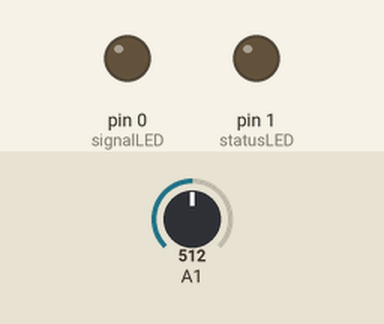
The sketch below on a simulated Arduino Uno, built with avr-gcc and run on an emulated ATmega328P. Parts: output pins drawn as LEDs (lit = HIGH). The inputs (shaded band) are chosen by the test bench; at power-on: A1 = 512.

Above: at 0.38 s.
At 1.18 s:
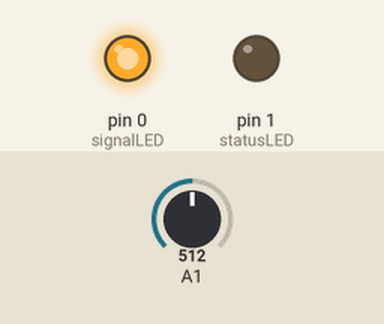
At 3.74 s:
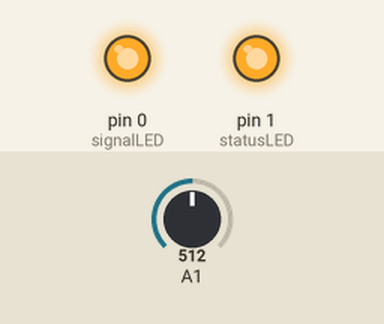
At 6.31 s:
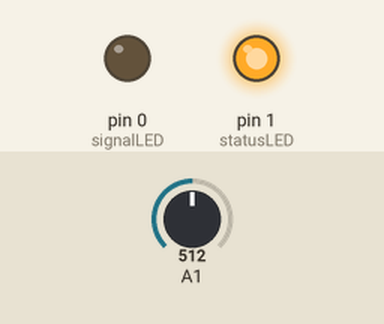
Timing chart, 0 to 6.7 s (numbered marks = the images above):
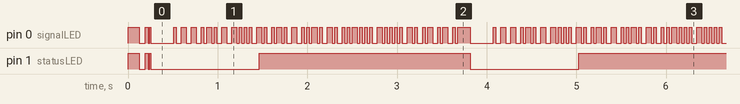

The sketch:

ArduLink.ino
```cpp
// 0.0.1 early functionality
// character builder reset also resets packetizer (means something was mangled)
#include <Arduino.h>

#undef RECEIVE
#define TINY
#undef UNO

#undef DEBUG
#undef DEBUG0

#define PULSEWIDTH 100
#define PULSEGAP 100
#define PULSEFRAME 1000

#ifdef UNO
#include <Serial.h>
int semicycle=26;
int statusLED=4;
int sensorPin=2; //we need an interrupt
int signalLED=3;
int switchPin=7;
#endif

#ifdef TINY
int semicycle=28;
int statusLED=1;
int signalLED=0;
int sensorPin=3;
int switchPin=4;
#endif

int cycle=semicycle*2;
int jitter=semicycle/4;


#ifdef RECEIVE
unsigned long int t0; //previous transition
unsigned long int t=0;    //current transition
unsigned char incoming=0;
boolean packetAvailable=false;
unsigned char packetLength;
char incomingBuffer[256];
#endif

void selfTest(){
  unsigned short int t=128;
  boolean state=true;
  while (t>0){
    digitalWrite(statusLED,state);
    digitalWrite(signalLED,state);
    delay(t);
    state=!state;
    t/=2;
#ifdef DEBUG
    Serial.print(t);
    Serial.print(" ");
#endif
  }

}

void setup(){
  #ifdef UNO
  Serial.begin(57600);
  #endif
  pinMode(statusLED,OUTPUT);
  pinMode(signalLED,OUTPUT);
  pinMode(switchPin,INPUT);
  digitalWrite(switchPin,HIGH);
  pinMode(sensorPin,INPUT);
  selfTest();
  #ifdef RECEIVE
  attachInterrupt(0,crossover,CHANGE);
  #endif
}


#ifdef RECEIVE
void crossover(){ //ISR for sensor pin change
  static unsigned char state=0;
  static unsigned int bitcount=0;
  static boolean resetOccurred=false; //did the character builder reset at some point?
  unsigned long int deltaT; //watch out for the datatype size

  int tmp;

  t0=t;
  t=millis();
  deltaT=t-t0;
  if (deltaT>cycle*2) {
    state=0;
    resetOccurred=true;
    #ifdef DEBUG
    Serial.print(deltaT);
    Serial.println("delay, char builder reset.");
    #endif
  } //autoreset after a silence: assume sender has died
#ifdef DEBUG0
  Serial.print(deltaT);
  Serial.print("  ");
  Serial.print(state);
  Serial.print("  ");
#endif
  switch(state) {

  case 0:
    bitcount=0;
    state=1;
    break;

  case 1:
    //one her short pulse
    if (abs(deltaT-semicycle)<jitter){
      state=2;
    }
    break;

  case 2: //begin with actual data
    tmp=deltaT-semicycle;
#ifdef DEBUG0
    Serial.print(" ");
#endif
    if(abs(tmp)<jitter){ //semiperiod, we have read a 1
#ifdef DEBUG0
      Serial.print(1);
#endif
      incoming = (incoming<<1) | 1; //global var, the character being built
      bitcount++;
      state=3;
    }
    else if (abs(tmp-semicycle)<jitter) { //full period, we have read a 0, we are ready for the next symbol
#ifdef DEBUG0
      Serial.print(0);
#endif
      incoming = (incoming<<1);
      bitcount++;
      state=2;
    }
    else{
      resetOccurred=true;
      state=0; //decoding failed, go back to zero
    }
    break;

  case 3: //if we have read a one, there will be one more transition inside the symbol
    if(abs(tmp)<jitter){ //semiperiod
      state=2;
    }
    else{
      resetOccurred=true;
      state=0;
    } //decoding failed
    break;

  default:
    #ifdef DEBUG
    Serial.print("Oy vey!");
    #endif
    break;
  }
  if (bitcount==8){
#ifdef DEBUG
    Serial.println();
    Serial.print("read = ");
    Serial.print(incoming,DEC);
    Serial.println();
#endif
    bitcount=0;
    //state=2;
    processCharacter(incoming, deltaT,resetOccurred); //call the packet builder
    resetOccurred=false; //if we have gotten so far, we have a successful character, so no reset.
    incoming=0; //not strictly useful, no...
  }
#ifdef DEBUG0
  Serial.println();
#endif
}

void processCharacter(char c, int deltaT, boolean resetOccurred){
  static unsigned char state=0;
  static unsigned char checksum=0;
  static unsigned char incomingCharIdx=0;

#ifdef DEBUG
  Serial.print(state);
  Serial.print(" ");
  Serial.print(c,DEC);
  Serial.print(" ");
  Serial.print(incomingCharIdx);
  Serial.print(" ");
  Serial.print(checksum);
  Serial.println();
#endif

  //Reset packet building if the transition is arriving after a "long" time
  //each byte is one whole cycle
  if (resetOccurred || (deltaT>cycle*16)){
    state=0;
    checksum=0;
    #ifdef DEBUG
    Serial.print("Packetizer reset deltaT= ");
    Serial.println(deltaT);
    Serial.print("  >>");
    Serial.print(incomingBuffer);
    Serial.println("<<");
    #endif
  }

  checksum+=c;
  switch (state){

  case 0:
    packetAvailable=false;
    incomingCharIdx=0;
    //first byte is packet length
    packetLength=c;
    state=1;
    break;

  case 1:
    state=2; //second byte is parity
    break;

  case 2:
    incomingBuffer[incomingCharIdx++]=c; //write character into buffer
    if (incomingCharIdx==packetLength) {
      if (checksum==0){
        packetAvailable=true;
        incomingBuffer[incomingCharIdx]=0; //courtesy zero terminate, a valid string
        state=0;
      }
      else{
        state=0;
      }
    }
    break;
  }

}
#endif

void status(unsigned char c){
  unsigned int t=millis();
  unsigned short int t1=t%128;
  if((1<<((t/128)%8))&c){ //true if this timeslot is a "true" one
    if (t1>16 && t1<248){
      digitalWrite(statusLED,HIGH);
    }
  }
  else if (t1>112 && t1<144){
    digitalWrite(statusLED,HIGH);
  }
  else {
    digitalWrite(statusLED,LOW);
  }
}


void signal(boolean value){
  static boolean boyd = true;
  static unsigned long int t=millis();
  if (value==false) boyd=false;
  digitalWrite(signalLED,boyd);
  /*
  Serial.print("-------------------");
   Serial.print(millis()-t,DEC);
   Serial.print(" ");
   t=millis();
   */
  #ifdef debug0
  Serial.println(boyd?"1":"0");
  #endif

  boyd = !boyd;

}

void send_start(){
  signal(true); //HIGH
  delay(semicycle); //state 1
  signal(true); //LOW
  delay(semicycle);
  //end with lamp off
}

void send(unsigned char c){
  static boolean lampstate=false;
#ifdef DEBUG
  Serial.print(c,DEC);
  Serial.print(" ");
  Serial.print(c,BIN);
  Serial.print(" ");
  Serial.print(" ");
#endif
  for(int i=7;i>=0;i--){
    if(c & (1<<i)){ //the ith bit is set we need to flip at the beginning of the symbol
      lampstate = !lampstate;
      signal(true);
#ifdef DEBUG
      Serial.print(1);
#endif
    }
    else {
#ifdef DEBUG
      Serial.print(0);
#endif
    }

    delay(semicycle); //wait another half cycle
    lampstate = !lampstate;
    signal(true);
    delay(semicycle);
  }
#ifdef DEBUG
  Serial.println();
#endif

  //digitalWrite(signalLED,LOW); //conclude the character
  //digitalWrite(statusLED,LOW);

}

void send1(unsigned char c){
  send_start();
  send(c);
}

void sends(char *s){
  //requires call to send_start() beforehand. Or nothing will work.
  digitalWrite(statusLED,HIGH);
  for (int i = 0; s[i] != 0; i++){
    send(s[i]);
  }
  delay(cycle*2);
  signal(LOW);
  digitalWrite(statusLED,LOW);
}

/*
Packet structure

 [LEN][PAR][DATA][DATA][DATA...]

 LEN is the number of bytes in the data. It does not include LEN and PAR
 PAR is the parity of the whole packet including LEN. A valid packet must XOR to zero
 DATA is up to 256 data bytes

 [003 [   ] [00
 */

void sendPacket(char *s){
  unsigned char len=0;
  unsigned char checksum=0;
  //count the characters in s and accumulate checksum by XORing values

  while(s[len]!=0){
    #ifdef DEBUG
    Serial.println();
    Serial.print(len,DEC);
    Serial.print(" ");
    Serial.print(s[len],DEC);
    #endif
    checksum += s[len];
    len++;
  }

  checksum +=len; //make sure length is in the checksum too
  checksum = 256-checksum; //this way the whole packet sums to zero
  send_start();
  send(len);
  send(checksum);
  sends(s);
#ifdef DEBUG
  Serial.println();
  Serial.print("Packet length ");
  Serial.println(len,DEC);
  Serial.print("Checksum ");
  Serial.println(checksum,DEC);
#endif
}


void sendPulseTDM(char c, boolean wait_for_channel){
  for(int i=7;i>=0;i--){
    if(c & (1<<i)){ //the ith bit is set
      digitalWrite(signalLED,HIGH);
      delayMicroseconds(PULSEWIDTH);
      digitalWrite(signalLED,LOW);
#ifdef DEBUG
      Serial.print(1);
#endif
    }
    else {
      delayMicroseconds(PULSEWIDTH+PULSEGAP);
#ifdef DEBUG
      Serial.print(0);
#endif
    }
    delay(PULSEFRAME);
  }
}


boolean switchDown(){
  boolean state=digitalRead(switchPin);
  static boolean oldstate=state;
  if (state!=oldstate){
    oldstate=state;
    return (state==HIGH);
  }
  return false;
}


void loop(){
  #ifdef UNO
  char st[128];
  if (switchDown()){
    for (int j=0;j<32;j++){
      for (int i=0;i<8;i++){
        st[i]=65+(i+j)%26;
      }
      st[5]=0;
      Serial.println();
      Serial.println(st);
      Serial.println();
      sendPacket(st);
      delay(512);
    }
  }
  #endif

  #ifdef TINY
  delay(256);
  char test[]="Tiny ";
  test[4]=65+analogRead(1)/64;
  sendPacket(test);
  #endif


  #ifdef UNO
  delay(2);
  if (packetAvailable){
    digitalWrite(statusLED,HIGH);
    delay(50);
    Serial.println(incomingBuffer);
    digitalWrite(statusLED,LOW);
    packetAvailable=false;
  }
  #endif
}
```

Measured:
- by itself, pin 0 (signalLED): moves between LOW and HIGH, repeating every 3.6 s
- by itself, pin 1 (statusLED): goes LOW 0.06 s, HIGH 0.03 s, LOW 0.02 s, HIGH 0.01 s, 36 × (LOW 1.2 s, HIGH 2.4 s), LOW 1.2 s, then HIGH
